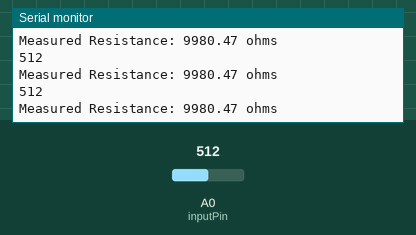
A program run on a simulated Arduino Uno, built with avr-gcc and run on an emulated ATmega328P. Parts: the last lines printed to the serial monitor. The test bench sets the inputs (shaded band); at power-on: A0 (inputPin) = 512.

Above: at 1.2 s.
1.3 s: A0 (inputPin) set to 0
At 1.32 s:
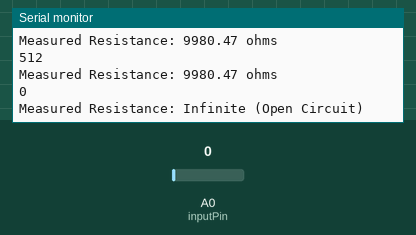
2.9 s: A0 (inputPin) set to 122
At 4.24 s:
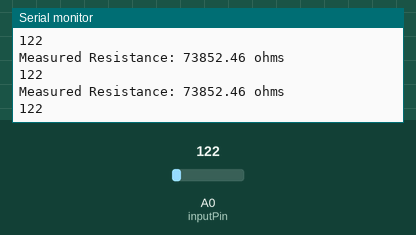
Timing chart, 0 to 5.9 s (numbered marks = the images above; inputs shaded):
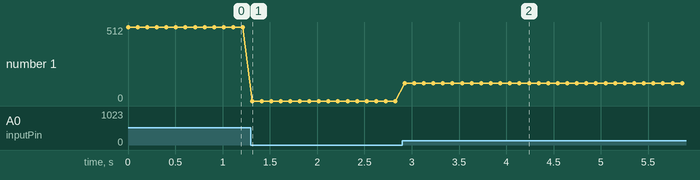

Measured:
- after the input at 1.3 s, the serial monitor: prints a new line at once (image 1)
- after the input at 2.9 s, the serial monitor: prints a new line at once (image 2)
- plotted number 1: 512 → 0 after the input at 1.3 s, 0 → 122 after the input at 2.9 s

The program:

main.cpp
```cpp
#include <Arduino.h>
int inputPin = A0; // Analog input pin for voltage measurement
int knownResistor = 10000; // Known resistor value in ohms (10k ohm)
void setup() {
  Serial.begin(115200);
  pinMode(inputPin, INPUT);
}
void loop() {
  int sensorValue = analogRead(inputPin);
  Serial.println(sensorValue);
  // A sensorValue of 0 will result in a division by zero.
  // This corresponds to a very high or infinite resistance (open circuit).
  if (sensorValue == 0) {
    Serial.println("Measured Resistance: Infinite (Open Circuit)");
  } else {
    float voltage = sensorValue * (5.0 / 1023.0); // Convert ADC value to voltage
    float resistance = (5.0 - voltage) * knownResistor / voltage; // Calculate unknown resistance
    Serial.print("Measured Resistance: ");
    Serial.print(resistance);
    Serial.println(" ohms");
  }
  delay(100); // Wait for a second before the next reading
}
```
